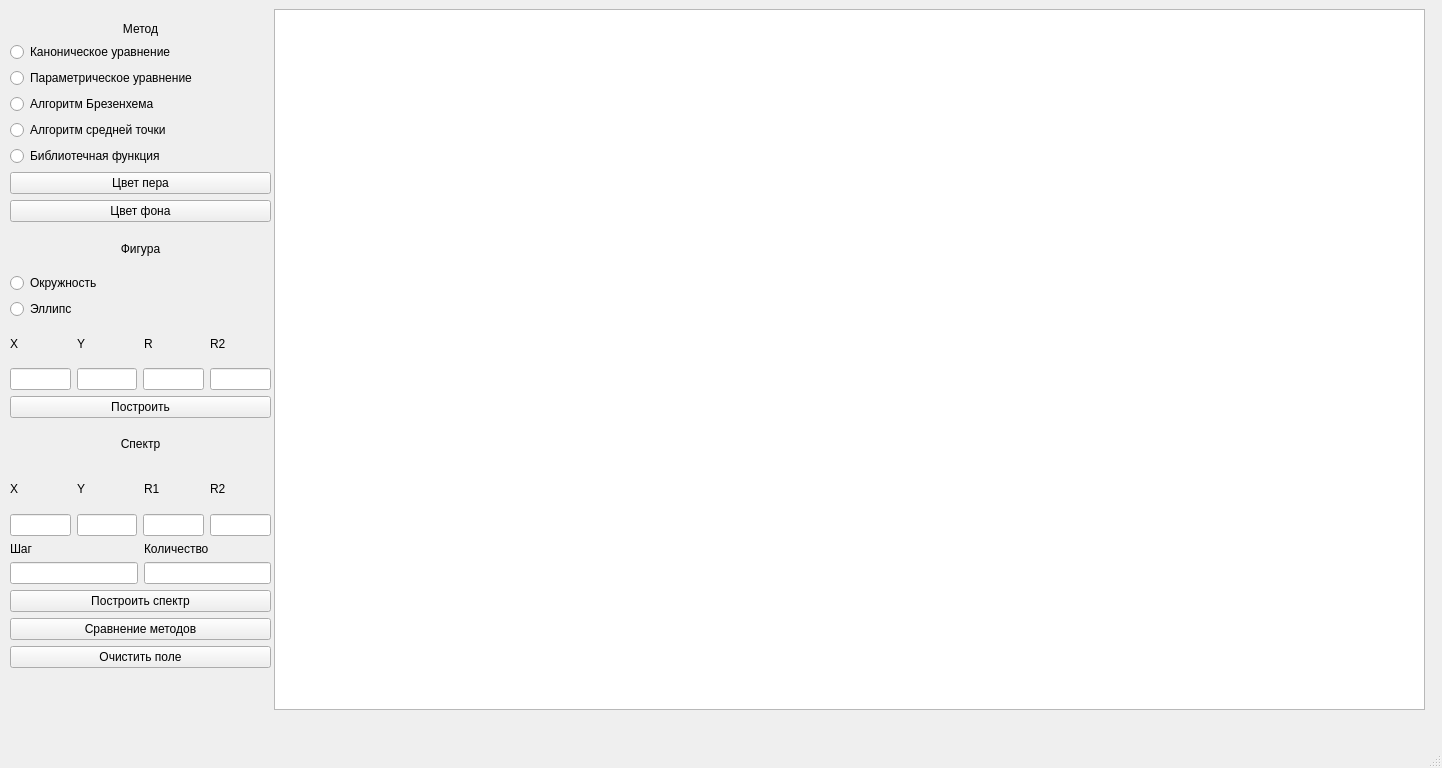
<?xml version="1.0" encoding="UTF-8"?>
<ui version="4.0">
 <class>MainWindow</class>
 <widget class="QMainWindow" name="MainWindow">
  <property name="geometry">
   <rect>
    <x>0</x>
    <y>0</y>
    <width>1442</width>
    <height>768</height>
   </rect>
  </property>
  <property name="windowTitle">
   <string>MainWindow</string>
  </property>
  <widget class="QWidget" name="centralwidget">
   <widget class="QGraphicsView" name="graphicsView">
    <property name="geometry">
     <rect>
      <x>274</x>
      <y>9</y>
      <width>1151</width>
      <height>701</height>
     </rect>
    </property>
   </widget>
   <widget class="QWidget" name="layoutWidget">
    <property name="geometry">
     <rect>
      <x>10</x>
      <y>230</y>
      <width>261</width>
      <height>438</height>
     </rect>
    </property>
    <layout class="QVBoxLayout" name="verticalLayout_12">
     <item>
      <layout class="QVBoxLayout" name="verticalLayout_13">
       <item>
        <widget class="QLabel" name="label_14">
         <property name="text">
          <string>Фигура</string>
         </property>
         <property name="alignment">
          <set>Qt::AlignCenter</set>
         </property>
        </widget>
       </item>
       <item>
        <layout class="QVBoxLayout" name="verticalLayout_14">
         <item>
          <widget class="QRadioButton" name="radioButton6">
           <property name="text">
            <string>Окружность</string>
           </property>
          </widget>
         </item>
         <item>
          <widget class="QRadioButton" name="radioButton7">
           <property name="text">
            <string>Эллипс</string>
           </property>
          </widget>
         </item>
        </layout>
       </item>
       <item>
        <layout class="QHBoxLayout" name="horizontalLayout_6">
         <item>
          <widget class="QLabel" name="label_15">
           <property name="text">
            <string>X</string>
           </property>
          </widget>
         </item>
         <item>
          <widget class="QLabel" name="label_16">
           <property name="text">
            <string>Y</string>
           </property>
          </widget>
         </item>
         <item>
          <widget class="QLabel" name="label_17">
           <property name="text">
            <string>R</string>
           </property>
          </widget>
         </item>
         <item>
          <widget class="QLabel" name="label_18">
           <property name="text">
            <string>R2</string>
           </property>
          </widget>
         </item>
        </layout>
       </item>
       <item>
        <layout class="QHBoxLayout" name="horizontalLayout_8">
         <item>
          <widget class="QLineEdit" name="lineEdit1">
           <property name="text">
            <string/>
           </property>
          </widget>
         </item>
         <item>
          <widget class="QLineEdit" name="lineEdit2"/>
         </item>
         <item>
          <widget class="QLineEdit" name="lineEdit3"/>
         </item>
         <item>
          <widget class="QLineEdit" name="lineEdit4"/>
         </item>
        </layout>
       </item>
       <item>
        <widget class="QPushButton" name="pushButto3">
         <property name="text">
          <string>Построить</string>
         </property>
        </widget>
       </item>
      </layout>
     </item>
     <item>
      <layout class="QVBoxLayout" name="verticalLayout_15">
       <item>
        <widget class="QLabel" name="label_19">
         <property name="text">
          <string>Спектр</string>
         </property>
         <property name="alignment">
          <set>Qt::AlignCenter</set>
         </property>
        </widget>
       </item>
       <item>
        <layout class="QVBoxLayout" name="verticalLayout_16">
         <item>
          <layout class="QHBoxLayout" name="horizontalLayout_9">
           <item>
            <widget class="QLabel" name="label_20">
             <property name="text">
              <string>X</string>
             </property>
            </widget>
           </item>
           <item>
            <widget class="QLabel" name="label_21">
             <property name="text">
              <string>Y</string>
             </property>
            </widget>
           </item>
           <item>
            <widget class="QLabel" name="label_22">
             <property name="text">
              <string>R1</string>
             </property>
            </widget>
           </item>
           <item>
            <widget class="QLabel" name="label_23">
             <property name="text">
              <string>R2</string>
             </property>
            </widget>
           </item>
          </layout>
         </item>
        </layout>
       </item>
       <item>
        <layout class="QVBoxLayout" name="verticalLayout_17">
         <item>
          <layout class="QHBoxLayout" name="horizontalLayout_10">
           <item>
            <widget class="QLineEdit" name="lineEdit5">
             <property name="text">
              <string/>
             </property>
            </widget>
           </item>
           <item>
            <widget class="QLineEdit" name="lineEdit6"/>
           </item>
           <item>
            <widget class="QLineEdit" name="lineEdit7"/>
           </item>
           <item>
            <widget class="QLineEdit" name="lineEdit8"/>
           </item>
          </layout>
         </item>
         <item>
          <layout class="QHBoxLayout" name="horizontalLayout_11">
           <item>
            <widget class="QLabel" name="label_24">
             <property name="text">
              <string>Шаг</string>
             </property>
            </widget>
           </item>
           <item>
            <widget class="QLabel" name="label_25">
             <property name="text">
              <string>Количество</string>
             </property>
            </widget>
           </item>
          </layout>
         </item>
         <item>
          <layout class="QHBoxLayout" name="horizontalLayout_12">
           <item>
            <widget class="QLineEdit" name="lineEdit9">
             <property name="text">
              <string/>
             </property>
            </widget>
           </item>
           <item>
            <widget class="QLineEdit" name="lineEdit10"/>
           </item>
          </layout>
         </item>
        </layout>
       </item>
       <item>
        <widget class="QPushButton" name="pushButton5">
         <property name="text">
          <string>Построить спектр</string>
         </property>
        </widget>
       </item>
      </layout>
     </item>
     <item>
      <layout class="QVBoxLayout" name="verticalLayout_18">
       <item>
        <widget class="QPushButton" name="pushButton6">
         <property name="text">
          <string>Сравнение методов</string>
         </property>
        </widget>
       </item>
       <item>
        <widget class="QPushButton" name="pushButton4">
         <property name="text">
          <string>Очистить поле</string>
         </property>
        </widget>
       </item>
      </layout>
     </item>
    </layout>
   </widget>
   <widget class="QWidget" name="layoutWidget_2">
    <property name="geometry">
     <rect>
      <x>10</x>
      <y>22</y>
      <width>261</width>
      <height>200</height>
     </rect>
    </property>
    <layout class="QVBoxLayout" name="verticalLayout_19">
     <item>
      <layout class="QVBoxLayout" name="verticalLayout_20">
       <item>
        <widget class="QLabel" name="label_26">
         <property name="text">
          <string>Метод</string>
         </property>
         <property name="alignment">
          <set>Qt::AlignCenter</set>
         </property>
        </widget>
       </item>
       <item>
        <layout class="QVBoxLayout" name="verticalLayout_21">
         <item>
          <widget class="QRadioButton" name="radioButton1">
           <property name="text">
            <string>Каноническое уравнение</string>
           </property>
          </widget>
         </item>
         <item>
          <widget class="QRadioButton" name="radioButton2">
           <property name="text">
            <string>Параметрическое уравнение</string>
           </property>
          </widget>
         </item>
         <item>
          <widget class="QRadioButton" name="radioButton3">
           <property name="text">
            <string>Алгоритм Брезенхема</string>
           </property>
          </widget>
         </item>
         <item>
          <widget class="QRadioButton" name="radioButton4">
           <property name="text">
            <string>Алгоритм средней точки</string>
           </property>
          </widget>
         </item>
         <item>
          <widget class="QRadioButton" name="radioButton5">
           <property name="text">
            <string>Библиотечная функция</string>
           </property>
          </widget>
         </item>
        </layout>
       </item>
      </layout>
     </item>
     <item>
      <layout class="QVBoxLayout" name="verticalLayout_22">
       <item>
        <widget class="QPushButton" name="pushButton1">
         <property name="text">
          <string>Цвет пера</string>
         </property>
        </widget>
       </item>
       <item>
        <widget class="QPushButton" name="pushButton2">
         <property name="text">
          <string>Цвет фона</string>
         </property>
        </widget>
       </item>
      </layout>
     </item>
    </layout>
   </widget>
  </widget>
  <widget class="QMenuBar" name="menubar">
   <property name="geometry">
    <rect>
     <x>0</x>
     <y>0</y>
     <width>1442</width>
     <height>22</height>
    </rect>
   </property>
  </widget>
  <widget class="QStatusBar" name="statusbar"/>
 </widget>
 <resources/>
 <connections/>
</ui>
